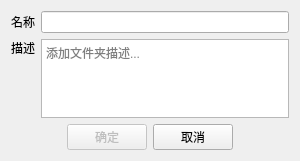
<?xml version="1.0" encoding="UTF-8"?>
<ui version="4.0">
 <class>DialogNewFolder</class>
 <widget class="QDialog" name="DialogNewFolder">
  <property name="geometry">
   <rect>
    <x>0</x>
    <y>0</y>
    <width>300</width>
    <height>161</height>
   </rect>
  </property>
  <property name="windowTitle">
   <string>新建文件夹</string>
  </property>
  <layout class="QGridLayout" name="gridLayout">
   <item row="0" column="0">
    <widget class="QLabel" name="label">
     <property name="text">
      <string>名称</string>
     </property>
    </widget>
   </item>
   <item row="0" column="1">
    <widget class="QLineEdit" name="lineEditName">
    </widget>
   </item>
   <item row="1" column="0">
    <layout class="QVBoxLayout" name="verticalLayout">
     <item>
      <widget class="QLabel" name="label_2">
       <property name="text">
        <string>描述</string>
       </property>
      </widget>
     </item>
     <item>
      <spacer name="verticalSpacer">
       <property name="orientation">
        <enum>Qt::Vertical</enum>
       </property>
       <property name="sizeHint" stdset="0">
        <size>
         <width>20</width>
         <height>40</height>
        </size>
       </property>
      </spacer>
     </item>
    </layout>
   </item>
   <item row="1" column="1">
    <widget class="QTextEdit" name="textEditBrief">
     <property name="placeholderText">
      <string>添加文件夹描述...</string>
     </property>
    </widget>
   </item>
   <item row="2" column="0" colspan="2">
    <layout class="QHBoxLayout" name="horizontalLayout">
     <item>
      <spacer name="horizontalSpacer">
       <property name="orientation">
        <enum>Qt::Horizontal</enum>
       </property>
       <property name="sizeHint" stdset="0">
        <size>
         <width>42</width>
         <height>21</height>
        </size>
       </property>
      </spacer>
     </item>
     <item>
      <widget class="QPushButton" name="btnOK">
       <property name="enabled">
        <bool>false</bool>
       </property>
       <property name="text">
        <string>确定</string>
       </property>
      </widget>
     </item>
     <item>
      <widget class="QPushButton" name="btnCancel">
       <property name="text">
        <string>取消</string>
       </property>
      </widget>
     </item>
     <item>
      <spacer name="horizontalSpacer_2">
       <property name="orientation">
        <enum>Qt::Horizontal</enum>
       </property>
       <property name="sizeHint" stdset="0">
        <size>
         <width>44</width>
         <height>20</height>
        </size>
       </property>
      </spacer>
     </item>
    </layout>
   </item>
  </layout>
 </widget>
 <resources/>
 <connections>
  <connection>
   <sender>btnOK</sender>
   <signal>clicked()</signal>
   <receiver>DialogNewFolder</receiver>
   <slot>accept()</slot>
   <hints>
    <hint type="sourcelabel">
     <x>185</x>
     <y>139</y>
    </hint>
    <hint type="destinationlabel">
     <x>149</x>
     <y>80</y>
    </hint>
   </hints>
  </connection>
  <connection>
   <sender>btnCancel</sender>
   <signal>clicked()</signal>
   <receiver>DialogNewFolder</receiver>
   <slot>reject()</slot>
   <hints>
    <hint type="sourcelabel">
     <x>99</x>
     <y>139</y>
    </hint>
    <hint type="destinationlabel">
     <x>149</x>
     <y>80</y>
    </hint>
   </hints>
  </connection>
 </connections>
</ui>
